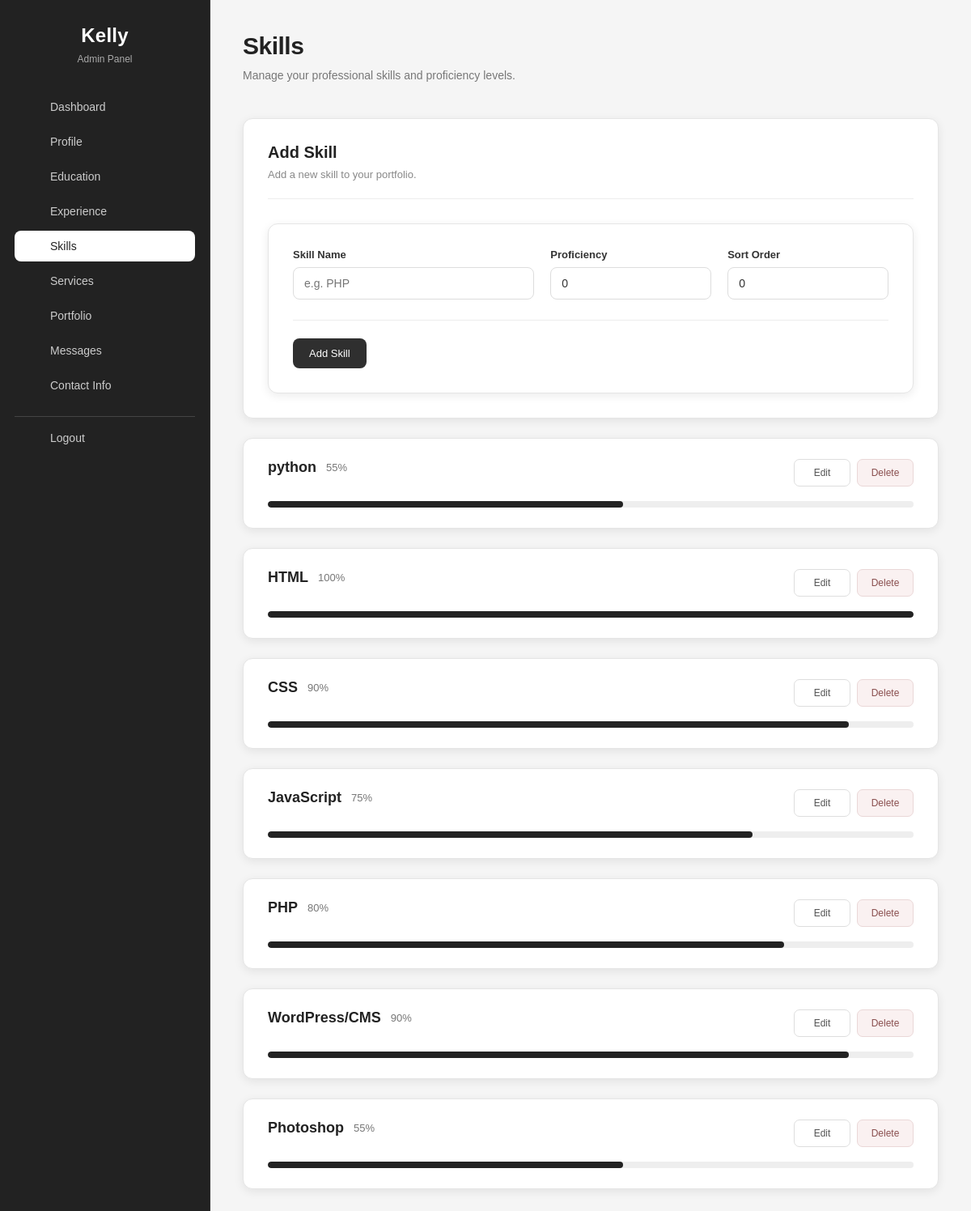
Page /admin/skills.php (signed in) on the committed database.
### tables this page shows
CREATE TABLE IF NOT EXISTS `skills` (
  `id` int UNSIGNED NOT NULL AUTO_INCREMENT,
  `name` varchar(255) DEFAULT NULL,
  `percentage` int UNSIGNED DEFAULT NULL,
  `sort_order` int UNSIGNED DEFAULT '0',
  PRIMARY KEY (`id`)
);

### admin/skills.php (the view, shortened to what this page needs)
<?php
require_once 'includes/db.php';
$edit_skill = null;
$skills = $pdo->query("
    SELECT *
    FROM skills
    ORDER BY sort_order ASC, id ASC
")->fetchAll(PDO::FETCH_ASSOC);
?>
<!DOCTYPE html>
<html lang="en">
<head>
    <link
        rel="stylesheet"
        href="assets/css/admin.css?v=4"
    >
</head>
<body>
<div class="admin-wrapper">
    <?php require_once 'includes/sidebar.php';?>
    <main class="main-content">
        <div class="skills-page">
            <div class="skills-header">
                <div>
                    <h1>
                        Skills
                    </h1>
                    <p>
                        Manage your professional skills and proficiency levels.
                    </p>
                </div>
            </div>
            <div class="skills-card">
                <div class="skills-card-header">
                    <h2>
                        <?= $edit_skill
                            ? 'Edit Skill'
                            : 'Add Skill'
                        ?>
                    </h2>
                    <p>
                        <?= $edit_skill
                            ? 'Update the selected skill.'
                            : 'Add a new skill to your portfolio.'
                        ?>
                    </p>
                </div>
                <form
                    method="POST"
                    class="skills-form"
                >
                    <div class="skills-grid">
                        <div class="skills-field">
                            <label for="name">
                                Skill Name
                            </label>
                            <input
                                type="text"
                                id="name"
                                name="name"
                                value="<?= htmlspecialchars(
                                    $edit_skill['name'] ?? ''
                                ) ?>"
                                placeholder="e.g. PHP"
                                required
                            >
                        </div>
                        <div class="skills-field">
                            <label for="percentage">
                                Proficiency
                            </label>
                            <input
                                type="number"
                                id="percentage"
                                name="percentage"
                                min="0"
                                max="100"
                                value="<?= htmlspecialchars(
                                    $edit_skill['percentage'] ?? '0'
                                ) ?>"
                                placeholder="e.g. 90"
                                required
                            >
                        </div>
                        <div class="skills-field">
                            <label for="sort_order">
                                Sort Order
                            </label>
                            <input
                                type="number"
                                id="sort_order"
                                name="sort_order"
                                min="0"
                                value="<?= htmlspecialchars(
                                    $edit_skill['sort_order'] ?? '0'
                                ) ?>"
                            >
                        </div>
                    </div>
                    <div class="skills-form-footer">
                        <button
                            type="submit"
                            name="<?= $edit_skill
                                ? 'update_skill'
                                : 'add_skill'
                            ?>"
                            class="skills-save-btn"
                        >
                            <?= $edit_skill
                                ? 'Update Skill'
                                : 'Add Skill'
                            ?>
                        </button>
                    </div>
                </form>
            </div>
            <div class="skills-list">
                <?php foreach ($skills as $skill): ?>
                    <div class="skills-card skills-item-card">
                        <div class="skills-item-header">
                            <div>
                                <h2>
                                    <?= htmlspecialchars(
                                        $skill['name'] ?? ''
                                    ) ?>
                                </h2>
                                <span class="skills-percentage">
                                    <?= (int) $skill['percentage'] ?>%
                                </span>
                            </div>
                            <div class="skills-actions">
                                <a
                                    href="skills.php?edit=<?= (int) $skill['id'] ?>"
                                    class="skills-edit-btn"
                                >
                                    Edit
                                </a>
                                <a
                                    href="skills.php?delete=<?= (int) $skill['id'] ?>"
                                    class="skills-delete-btn"
                                    onclick="return confirm('Are you sure you want to delete this skill?');"
                                >
                                    Delete
                                </a>
                            </div>
                        </div>
                        <div class="skills-progress">
                            <div
                                class="skills-progress-bar"
                                style="width: <?= (int) $skill['percentage'] ?>%;"
                            ></div>
                        </div>
                    </div>
                <?php endforeach; ?>
            </div>
        </div>
    </main>
</div>
</body>
</html>

### rows in the picture
skills: name "python", percentage "55"
skills: name "HTML", percentage "100"
skills: name "CSS", percentage "90"
skills: name "JavaScript", percentage "75"
skills: name "PHP", percentage "80"
skills: name "WordPress/CMS", percentage "90"
skills: name "Photoshop", percentage "55"
